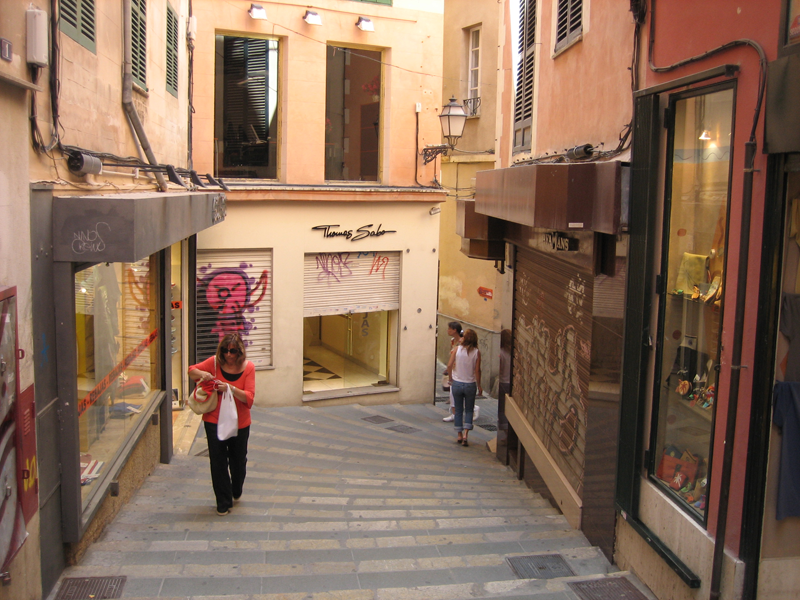
#> input picture computer_vision_tp_1_Bertrand_PATUREL/images/palma.png, 800 x 600 px
$ jupyter execute restoration_Bertrand_PATUREL.ipynb
#> lines starting #> are read from the running program, lines starting #| are printed output that depends on the picture
# Part 3 : Restoration

In this part of the TP, we are going to look at image restoration. We will look at several type of noise and ways to remove this noise. We first define some helper functions.

### Your task

In the lab work, you must fill in the code in the places marked FILL IN CODE, or answer the written questions directly on the notebook.

[cell 1]
from matplotlib import pyplot as plt
import numpy as np
import imageio
from skimage import color

is_colab = False


def read_image(file_name):
#> called with file_name = 'images/palma.png'
    img_color = imageio.imread(file_name)
#> img_color is the input picture: shape (600, 800, 3); mean R, G, B 138.6, 110.9, 91.7
    img_gray = color.rgb2gray(img_color)
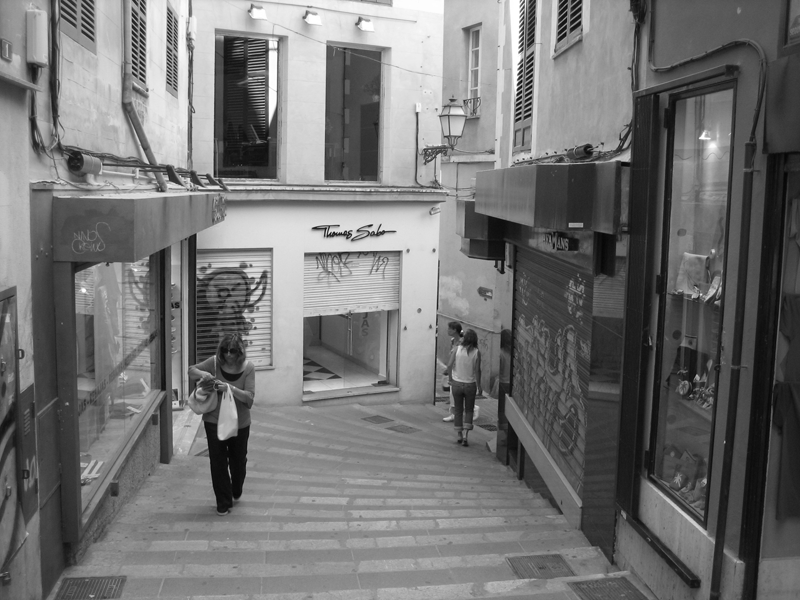
#> img_gray: shape (600, 800) float64; min 0.0229, max 1, mean 0.453
    return img_gray,img_color

def write_image(img_in,file_name_out):
    imageio.imwrite(file_name_out, np.uint8(255.0*img_in))

def display_image(img_in):
    plt.figure(figsize=(10, 10))
    if (img_in.ndim == 2):
        plt.imshow(img_in,cmap='gray')
    elif (img_in.ndim == 3):
        # careful, in this case we supppose the pixel values are between 0 and 255
        plt.imshow(np.uint8(img_in))
    else:
        print('Error, unknown number of dimensions in image')
    return

[cell 2]
file_dir = 'images/'
file_name = 'palma'
file_ext = '.png'

if (is_colab == True):
  !wget "https://perso.telecom-paristech.fr/anewson/doc/images/palma.png"
  img_gray,_ = read_image(file_name+file_ext)
else:
  img_gray,_ = read_image(file_dir+file_name+file_ext)

display_image(img_gray)
img_gray.shape
#> Out = (600, 800)

We will look at the following noise types :

- Gaussian noise
- Impulse (salt-and-pepper, 0 or 1) noise
- Missing pixels

Fill in the following functions to add this noise to a gray-level image. Do not forget to clip the pixel values to the range $(0,1)$ (np.clip).

[cell 3]
def add_gaussian_noise(img_in,sigma_noise = 0.01):
#> called with sigma_noise = 0.05
    noise = np.random.normal(size=img_in.shape)
    img_out = img_in + sigma_noise*noise
    return np.clip(img_out,0,1)

# we define the impulse probability p as the probability of a pixel not being affected
def add_impulse_noise(img_in,p=0.9):
#> called with p = 0.9
    pixel_choice = np.random.uniform(size=img_in.shape)
    noise = np.random.binomial(n=1,p=0.5,size=img_in.shape)
    img_out = np.multiply(img_in,pixel_choice<=p) + np.multiply(noise,pixel_choice>p)
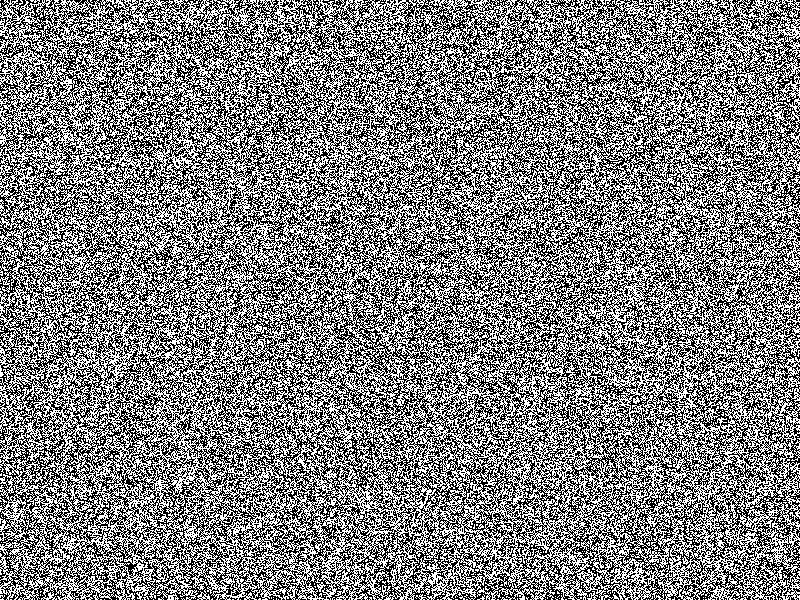
#> noise: shape (600, 800) int64; values 0 (black) and 1 (white), 50% white in thin lines or dots
    return np.clip(img_out,0,1)

def add_missing_pixels_noise(img_in,p=0.9):
#> called with p = 0.9
    img_out = np.multiply(img_in,np.random.binomial(1,p,img_in.shape))
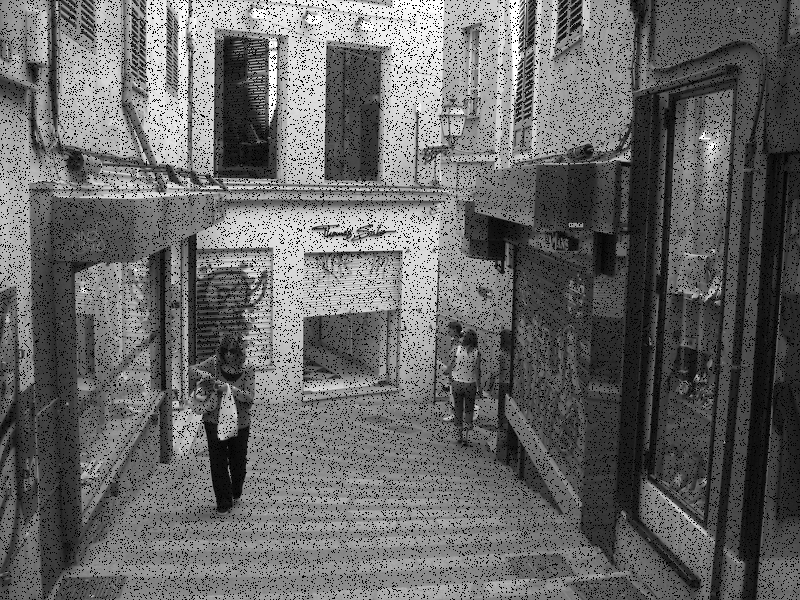
#> img_out: shape (600, 800) float64; min 0, max 1, mean 0.407
    return np.clip(img_out,0,1)

Add the different noises to the input image, and display (or write) the results. Use the following parameters :

- sigma_noise=0.05 for the gaussian noise
- $p=0.9$, the probability of a pixel __not__ being affected, for the impulse noise and missing pixels

[cell 4]
sigma_noise = 0.05
img_gray_gaussian = add_gaussian_noise(img_gray, sigma_noise)
write_image(img_gray_gaussian,file_name+'_gaussian_noise.png')

img_gray_impulse = add_impulse_noise(img_gray, 0.9)
write_image(img_gray_impulse,file_name+'_impulse_noise.png')

img_gray_missing = add_missing_pixels_noise(img_gray, 0.9)
write_image(img_gray_missing,file_name+'_missing_pixels.png')

__Question__ For each type of noise, propose a restoration filter (see course slides).

__Answer__

- The most common type of noise, Gaussian noise, is often removed
using a smoothing filter, so I will implement a smoothing Gaussian filter.

- For impulse noise, few pixels are likely to be damaged, and wehen they are damaged they are equally choosen among 0 or 1. Then the median filter is
a good option, since it will not take reaaly into account the few pixels that have been damage to 0 or 1.

- For missing Pixels I could make the median filter as said in the course yet I want to try the maximum filter since it put pixels to zeros, the original pixel has more chance to be like the maximum pixel aroud it than to zero.

Implement these restoration filters in appropriately named functions, and write the corresponding output images. Try to find the parameters which give the best results (visually).

__IMPORTANT NOTE__, you can use the filtering functions of the ``scipy.ndimage`` package, where the filtering is already implemented (do not re-implement the filters)

[cell 5]
from scipy import ndimage
# CREATE THE FUNCTIONS TO CARRY OUT THE RESTORATION FILTERS AND WRITE THE RESULTS

#Gaussian filter :
def gaussian_filter(img_in,sigma = 1):
    img_out = ndimage.gaussian_filter(img_in, sigma)
    return img_out
#display_image(gaussian_filter(img_gray_gaussian))

#Median Filter :
def median_filter(img_in, filter_size = (3,3)):
    img_out = ndimage.median_filter(img_in,size = filter_size)
    return img_out
#display_image(median_filter(img_gray_impulse))

#Maximum filter :
def maximum_filter(img_in, filter_size = (2,2)):
#> called with filter_size = (2, 2)
    img_out = ndimage.maximum_filter(img_gray_missing,size=filter_size)
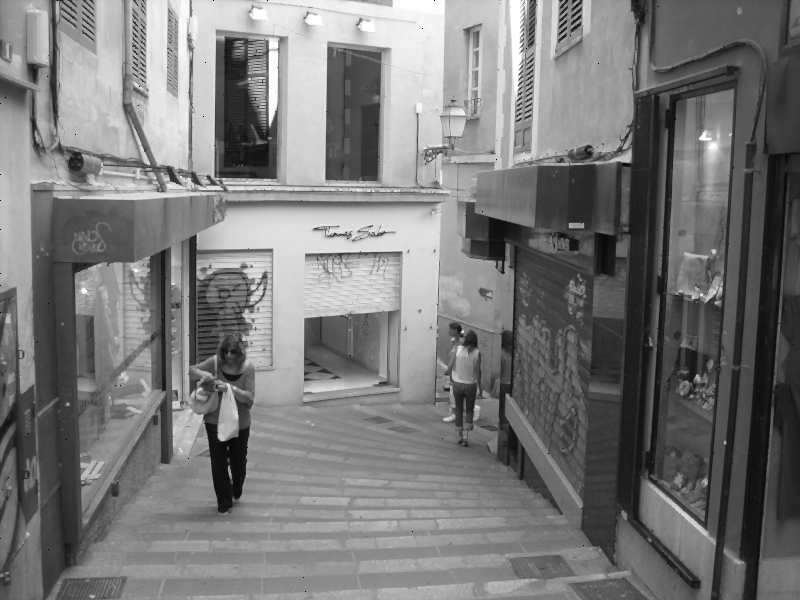
#> img_out: shape (600, 800) float64; min 0, max 1, mean 0.476
    return img_out

display_image(maximum_filter(img_gray_missing))

__Question__ Roughly speaking, what is the tradeoff which you are trying to achieve by tuning the parameters ?

__Answer__

The trade off is between removing noise and keeping the quality of the image. For instance in the median filter if our filter is not large enough we will replace correctly the noise, shile if it is to big, we will get uniform area that represent the median of the image on these area and the picture will not be clear.

### Evaluation

A commonly used metric for denoising is the ''Peak Signal-to-Noise Ratio'' (PSNR). This is linked to the commonly known mean squared error. The mean squared error is defined, for a reference image $Y$ and a restored image $Y$, of size $m \times n$ as :

- MSE$(Y,I) = \frac{1}{mn} \sum_{x,y} \left( I_{x,y} - Y_{x,y}\right)^2 $

The PSNR is defined, in Decibels, as :

PSNR$(Y,I) = 10 * \log{\left( \frac{I_{max}^2}{MSE(Y,I)} \right)}$,

where $I_{max}$ is the maximum value of the image. For us (normalised to 1), this gives :

PSNR$(Y,I) = -10 * \log{ \left({MSE(Y,I)} \right)}$.

Implement this in a function, and create a code to plot the PSNR for several values of the paramter, __in the Gaussian case only (first filter)__.

[cell 6]
def PSNR(img,img_ref):
    mse = np.mean((img-img_ref)**2)
    psnr = -10*np.log(mse)
    return psnr

res = []
sigma = np.arange(0,1,0.1)
for s in sigma:
    img_restored_gaussian = gaussian_filter(img_gray_gaussian, sigma = s)
    res.append(PSNR(img_restored_gaussian, img_gray))
#> this loop made 10 passes
#> (mse in PSNR, psnr in PSNR) on passes 1 to 10: (0.00247, 60.03), (0.00247, 60.03), (0.00247, 60.03), (0.0024, 60.34), (0.0018, 63.2), (0.00116, 67.61), (0.00094, 69.69), (0.00095, 69.59), (0.00104, 68.65), (0.00117, 67.52)
#> after the loop, res = [60.03, 60.03, 60.03, 60.34, 63.2, 67.61, 69.69, 69.59, 68.65, 67.52]

plt.plot(sigma, res)
plt.title('Peak Signal-to-Noise Ratio function of Sigma')
plt.xlabel('Sigma')
plt.ylabel('Peak Signal-to-Noise Ratio')
plt.show()
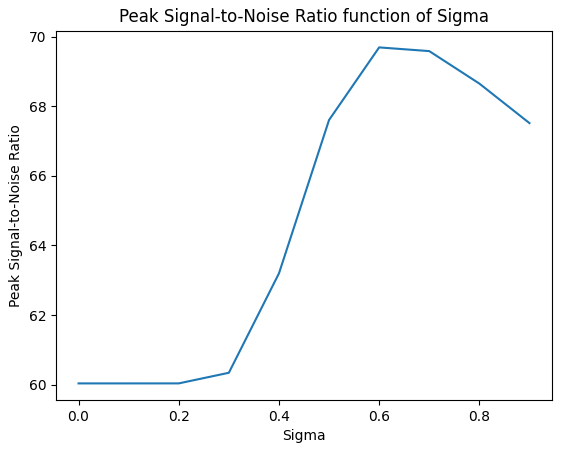
#> figure drawn by matplotlib, 1 panel; curve peaks at x = 0.6, y = 69.69

## FUTHER RESTORATION TECHNIQUES (THIS IS NOT OBLIGATORY)

## Deconvolution

In this part of the TP, we are going to try and invert a convolution operation. This is called __deconvolution__, and can be carried out in the Fourier domain, as follows. For an image $I$, filter $f$ and an output $Y$, if we have :

$Y = I \ast f$,

then using the convolution theorem (see lesson), we have :

$I = \text{IFFT}\left(\frac{\hat{Y}}{\hat{f}}\right)$

where $\hat{Y}$ and $\hat{f}$ are the Fourier transforms of $Y$ and $f$ respectively.

To simplify the problem, we take a square image for this part of the TP.

[cell 7]
file_dir = 'images/'
file_name = 'boston'
file_ext = '.png'

if (is_colab == True):
  !wget "https://perso.telecom-paristech.fr/anewson/doc/images/boston.png"
  img_gray,_ = read_image(file_name+file_ext)
else:
  img_gray,_ = read_image(file_dir+file_name+file_ext)
#> call 2 of read_image, with file_name = 'images/boston.png'
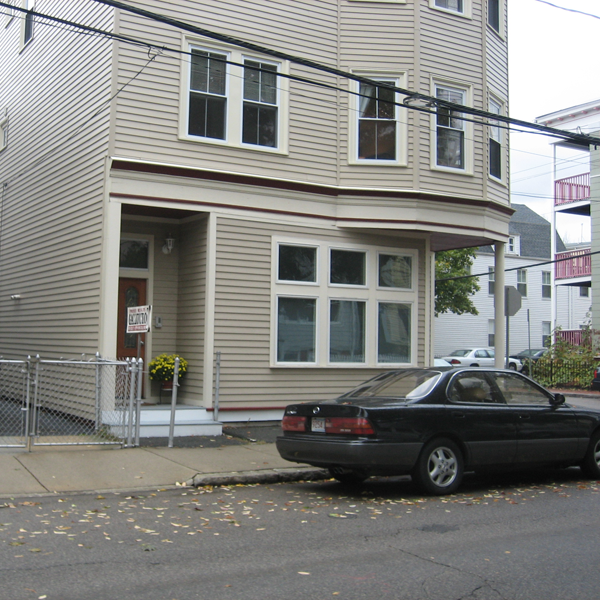
#> input picture computer_vision_tp_1_Bertrand_PATUREL/images/boston.png, 600 x 600 px
#> in read_image, img_color is the input picture: shape (600, 600, 3); mean R, G, B 132.2, 132.4, 129.1
#> in read_image (call 2), `img_gray = color.rgb2gray(img_color)`:
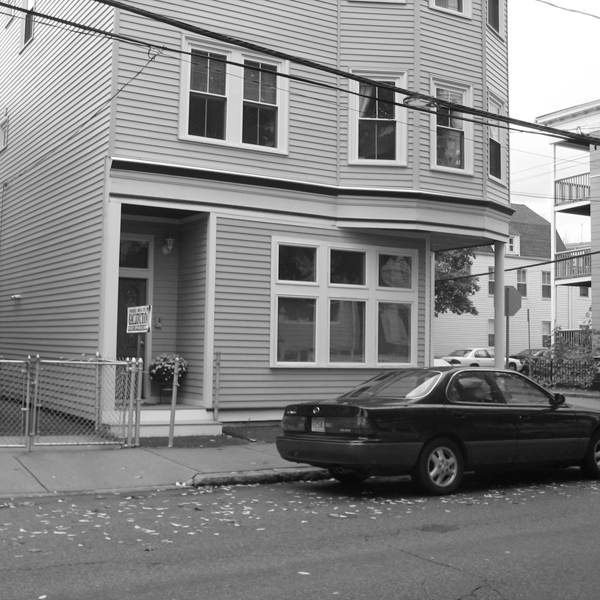
#> img_gray: shape (600, 600) float64; min 0.0275, max 1, mean 0.518
img_gray.shape

display_image(img_gray)
img_gray.shape
#> Out = (600, 600)

Now, let us consider the following fiter, defined in the Fourier domain :

[cell 8]
from scipy import signal

img_size = img_gray.shape[0]
#> img_size = 600
h_size = int(np.floor(img_size/2.0))
#> h_size = 300
f_hat = np.zeros((img_size,img_size))

X = np.asarray(range(-h_size,h_size))
#> X = 600 values from -300 to 299
f_hat = np.tile( np.expand_dims( np.exp(-( X**2) / (2.0*(20.0**2))) , axis=1), (1,img_size)).T
f_hat /= f_hat.sum()
f_hat = np.fft.ifftshift(f_hat)
plt.imshow( np.log( np.abs(f_hat)+1), cmap = 'gray')

print(f_hat.shape)
#| (600, 600)
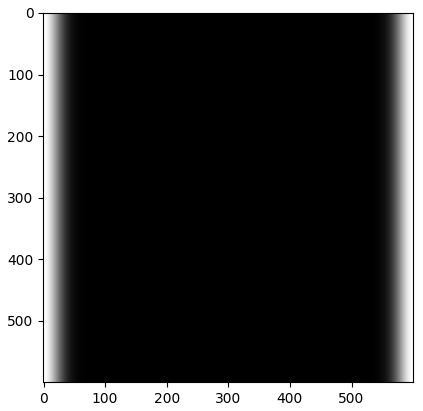
#> figure drawn by matplotlib, 1 panel

Using the convolution theorem and the inverse Fourier transform, carry out the convolution of the input image with $f$ (in the Fourier domain, so using $\hat{f}$) and write the result ``img_convolved`` to an output file

__Question__ What does this filter do (you can use the visualisation method from the first part of the TP to see what the filter spectrum looks like) ?
 How can this happen in real life ?

[cell 9]
def filter_image(img,f_hat):
    fq_img = np.fft.fft2(img)
    filtering = np.multiply(f_hat,fq_img) # we apply the filter and the img
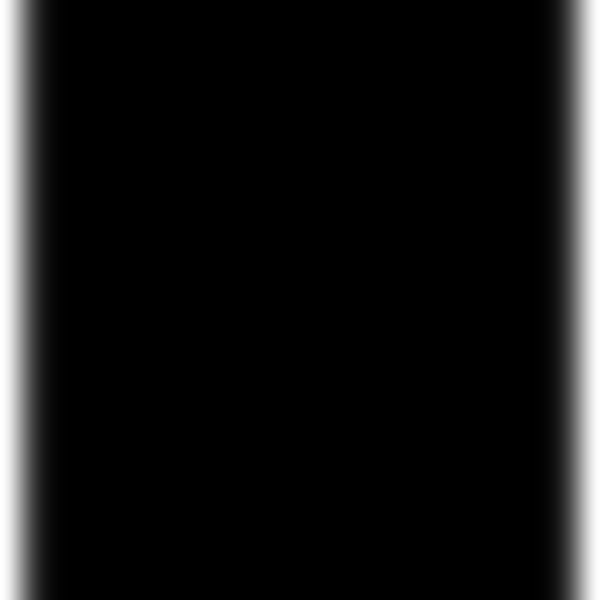
#> f_hat: shape (600, 600) float64; min 4.61e-54, max 3.32e-05, mean 2.78e-06; drawn with min black and max white
    img_out = np.real(np.fft.ifft2(filtering))
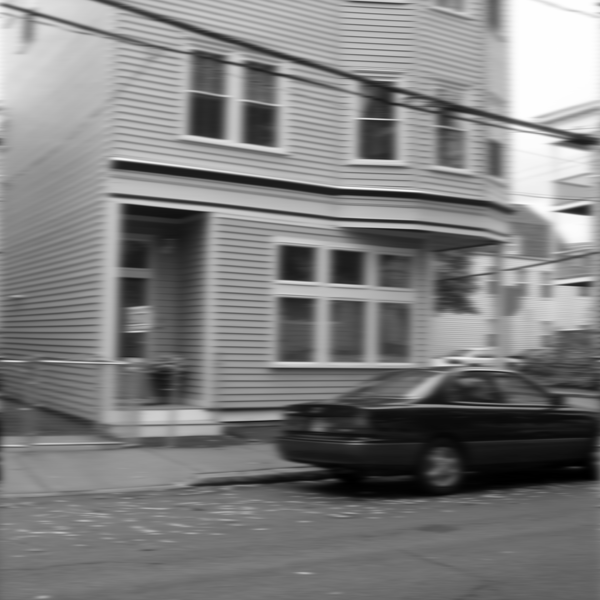
#> img_out: shape (600, 600) float64; min 1.19e-06, max 3.32e-05, mean 1.72e-05; drawn with min black and max white
    return(img_out)

img_convolved = filter_image(img_gray,f_hat)

img_convolved -= img_convolved.min()
img_convolved /= img_convolved.max()

write_image(img_convolved,file_name+'_convolution.png')
img_convolved.max()
#> Out = 1

[cell 10]
display_image(img_convolved)

__Answer__

Now, create a function which carries out a deconvolution in the Fourier domain, given an image and the Fourier transform of the filter $\hat{f}$. You can reuse the code in the first part of the TP. Carry out the deconvolution on ``img_convolved`` and write the result to an output file. Remember to renormalise the output image.

__Important note__ : You will have a problem with very small values of $\hat{f}$ (division by 0). Propose a simple method to address this issue.

[cell 11]
def deconvolve_fourier(img,f_hat):
    eps = 1e-10
    f_hat_bis = f_hat + eps
    img_out = np.fft.ifft2(np.fft.fft2(img)/f_hat_bis)
    return img_out


img_out = np.real(deconvolve_fourier(img_convolved,f_hat))
img_out -= img_out.min()
img_out /= img_out.max()


write_image(img_out,file_name+'_deconvolved.png')
display_image(img_out)
